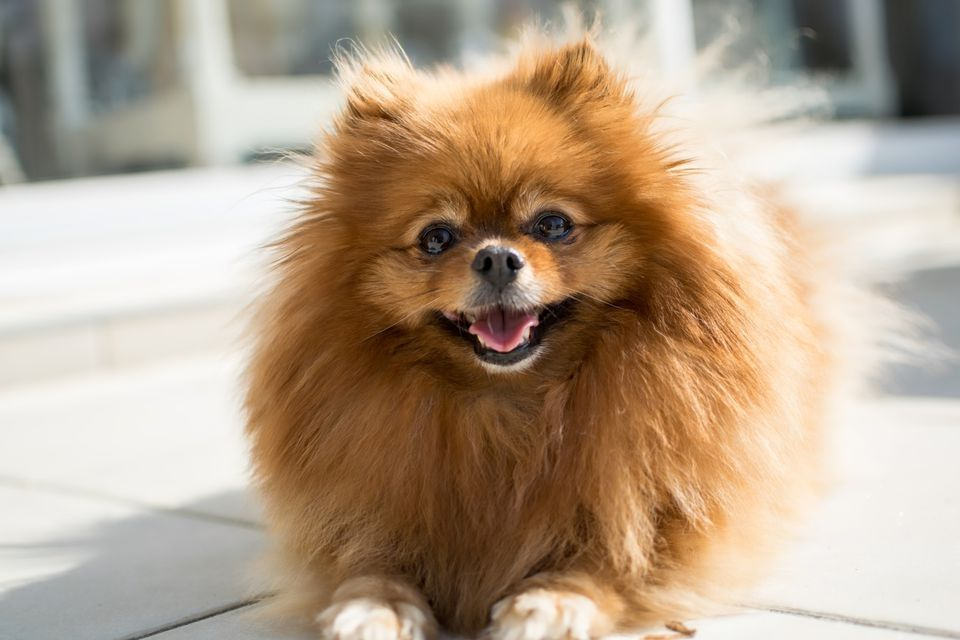
#> input picture inceptionv3/test_images/dog.jpg, 960 x 640 px
$ python preprocess_script.py --img_dir ../../inceptionv3/test_images
#> lines starting #> are read from the running program, lines starting #| are printed output that depends on the picture
# USAGE
"""
python preprocess_imagenet.py --img_dir <Path to imgs folder> --out_dir <where to save prerprocessed images>
"""
import argparse
import os

import cv2

parser = argparse.ArgumentParser()
parser.add_argument(
    "--img_dir",
    dest='imgdir',
    type=str
)
parser.add_argument(
    "--out_dir",
    dest='outdir',
    type=str,
    default='./imagenet_new'
)
args = parser.parse_args()

imgdir = args.imgdir
outdir = args.outdir
assert os.path.exists(imgdir), \
    AssertionError("Img dir not found")
if not os.path.exists(outdir):
    os.mkdir(outdir)
if not imgdir.endswith("/"):
    imgdir += '/'
if not outdir.endswith("/"):
    outdir += '/'
fns_all = os.listdir(imgdir)
fns_all.sort()
fns_all = [imgdir + fn for fn in fns_all]
tot_imgs = len(fns_all)
bsize = 1000
for i in range(tot_imgs):
    if i % bsize == 0:
        print("%d/%d" % (i, tot_imgs))

    img = cv2.imread(fns_all[i])
#> img is the input picture: shape (640, 960, 3); mean B, G, R 139.9, 160.8, 180.2
    # RESIZE
    height, width, _ = img.shape
#> height = 640; width = 960
    new_H = height * 256 // min(img.shape[:2])
#> new_H = 256
    new_W = width * 256 // min(img.shape[:2])
#> new_W = 384
    img = cv2.resize(img, (new_W, new_H),
                     interpolation=cv2.INTER_CUBIC)
#> img: shape (256, 384, 3)

    # CROP
    height, width, _ = img.shape
#> height = 256; width = 384
    startx = width // 2 - (224 // 2)
#> startx = 80
    starty = height // 2 - (224 // 2)
#> starty = 16
    img = img[starty:starty + 224, startx:startx + 224]
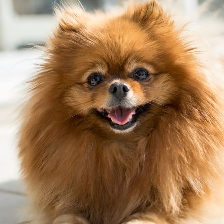
#> img: shape (224, 224, 3); mean B, G, R 95.9, 129.5, 164.6
    assert img.shape[0] == 224 and img.shape[1] == 224, \
        AssertionError("%d %d %d" % (img.shape, height, width))

    cv2.imwrite(fns_all[i].replace(imgdir, outdir), img)
